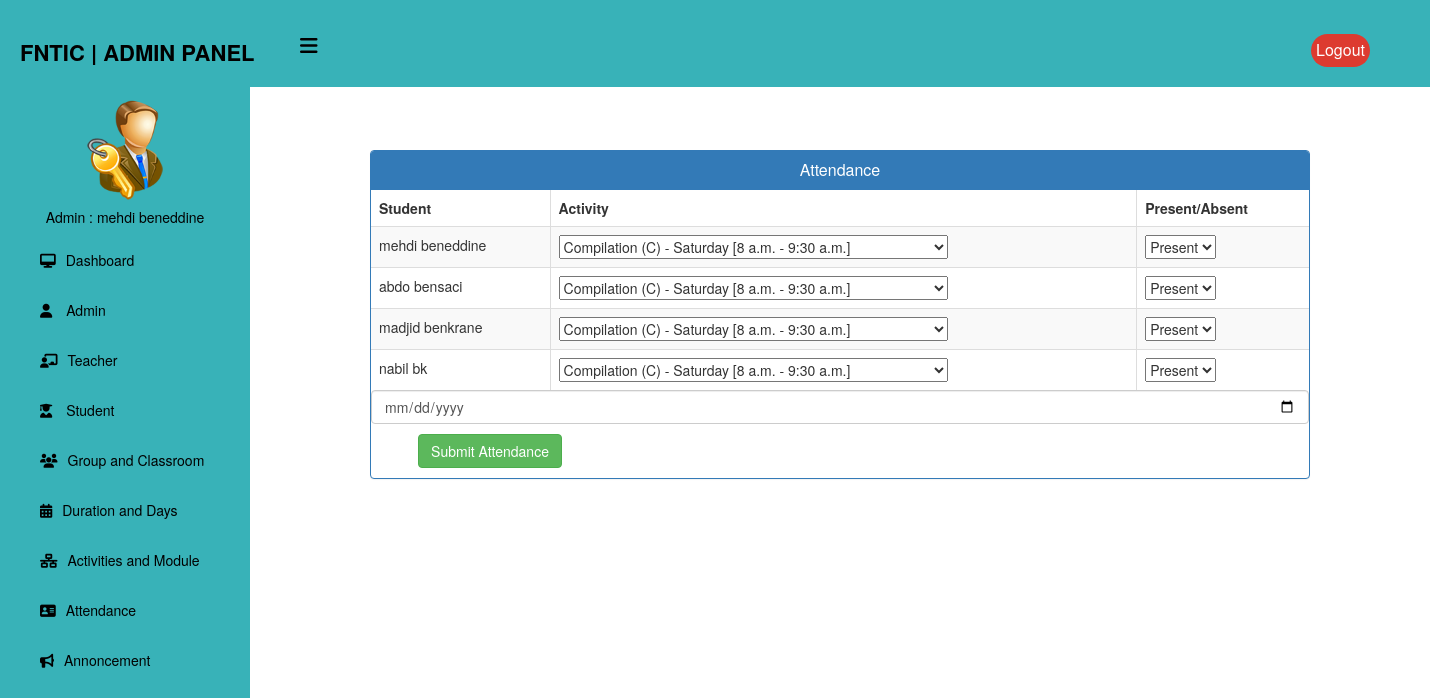
/admin-take-attendance/L3-G1/ (signed in), run on the app's committed database.
### home/models.py (models this page shows, shortened)
class StudentExtra(models.Model):
    user=models.OneToOneField(User,on_delete=models.CASCADE)
    mobile = models.CharField(max_length=40,null=True)
    lv = models.CharField(max_length=10,choices=level,default='L1')
    cl= models.ForeignKey(Group,on_delete=models.CASCADE)
    status=models.BooleanField(default=False)
    @property
    def get_name(self):
        return self.user.first_name+" "+self.user.last_name

class Group(models.Model):
    LEVEL_CHOICES = [
        ('L1', 'L1'),
        ('L2', 'L2'),
        ('L3', 'L3'),
    ]
    name = models.CharField(max_length=60)
    ability = models.PositiveIntegerField(null=True)
    level = models.CharField(max_length=10, choices=LEVEL_CHOICES, default='L1')
    class Meta:
        ordering = ['name']

### home/views.py (the view, shortened to what this page needs)
# urls.py: path('admin-take-attendance/<str:lv>/', views.admin_take_attendance_view,name='admin-take-attendance'),
@login_required(login_url="login")
@user_passes_test(is_admin)
def admin_take_attendance_view(request, lv):
    group = models.Group.objects.get(name=lv)
    students = models.StudentExtra.objects.filter(cl=group)
    activities = models.Activities.objects.filter(group=group).select_related('module', 'duration')
    context = {
        'students': students,
        'group': group,
        'activities': activities,
    }
    return render(request, 'school/admin_take_attendance.html', context)

### home/models.py (called while the page is built)
    def __str__(self):
        return self.name

### home/views.py (called while the page is built)
def is_admin(user):
    return user.groups.filter(name='ADMIN').exists()

### templates/school/admin_take_attendance.html (shortened to what this page needs)
{% extends 'school/adminbase.html' %}
{% load widget_tweaks %}
{% block content %}
<head>
  <link href="//netdna.bootstrapcdn.com/bootstrap/3.0.0/css/bootstrap.min.css" rel="stylesheet" id="bootstrap-css">
</head>
<form method="post">
  <div class="container">
    <br>
    <div class="row attendance-table">
      <div class="panel panel-primary">
        <div class="panel-heading">
          <h6 class="panel-title">Attendance</h6>
        </div>
        <div class="table-responsive">
          <table class="table table-hover table-striped table-bordered" id="dev-table">
            <thead>
              <tr>
                <th>Student</th>
                <th>Activity</th>
                <th>Present/Absent</th>
              </tr>
            </thead>
            <tbody>
              {% for student in students %}
                <tr>
                  <td>{{ student.get_name }}</td>
                  <td>
                    <select name="activity_{{ student.id }}">
                      {% for activity in activities %}
                        <option value="{{ activity.id }}">{{ activity.module.name }} ({{ activity.module.codeM }}) - {{ activity.duration.name }} [{{ activity.duration.start_time }} - {{ activity.duration.end_time }}]</option>
                      {% endfor %}
                    </select>
                  </td>
                  <td>
                    <select name="attendance_{{ student.id }}">
                      <option value="present">Present</option>
                    </select>
                  </td>
                </tr>
              {% endfor %}
            </tbody>
          </table>
        </div>
        <input type="date" name="date" class="form-control" placeholder="Enter Date dd/mm/yyyy">
        <div class="btnSubmit">
          <input type="submit" style="margin-top: 10px; margin-bottom: 10px; margin-right: 700px;" name="submit" class="btn btn-success" value="Submit Attendance" formaction="{% url 'admin-take-attendance' lv=group.name %}">
        </div>
      </div>
    </div>
  </div>
</form>
{% endblock content %}

### templates/school/adminbase.html (shortened to what this page needs)
{% load static %}
<!DOCTYPE html>
<html lang="en" dir="ltr">
<head>
  <link rel="stylesheet" href="https://cdnjs.cloudflare.com/ajax/libs/font-awesome/6.4.0/css/all.min.css">
</head>
<body>
  <header>
    <label for="check">
      <i class="fas fa-bars" id="sidebar_btn"></i>
    </label>
    <div class="left_area">
      <h3>FNTIC | Admin Panel</h3>
    </div>
    <div class="right_area">
      <a href="{%url 'admin_logout'%}" class="logout_btn">Logout</a>
    </div>
  </header>
  <div class="sidebar">
    <center>
      <img src="{% static 'image/admin-icn.png' %}" class="profile_image" alt="">
      <h5>Admin : {{request.user.first_name}} {{ user.last_name }}</h5>
    </center>
    <a href="/admin-dashboard"><i class="fas fa-desktop"></i><span>Dashboard</span></a>
    <a href="/admin-admin"><i class="fas fa-user"></i> <span>Admin</span></a>
    <a href="/admin-teacher"><i class="fas fa-chalkboard-teacher"></i><span>Teacher</span></a>
    <a href="/admin-student"> <i class="fas fa-user-graduate"></i> <span>Student</span></a>
    <a href="/admin-group"><i class="fas fa-users"></i><span>Group and Classroom</span></a>
    <a href="/admin-duration-module"><i class="fas fa-calendar-alt"></i><span>Duration and Days</span></a>
    <a href="/admin-Activities"><i class="fas fa-network-wired"></i><span>Activities and Module</span></a>
    <a href="/admin-attendance"><i class="fas fa-address-card"></i><span>Attendance</span></a>
    <a href="/admin-notice"><i class="fas fa-bullhorn"></i><span>Annoncement</span></a>
  </div>
  <div class="content">
    <br><br><br><br><br>
    {% block content %}
    {% endblock content %}
</body>
</html>

### templates/school/adminbase.html (style rules this page uses)
a:link { text-decoration: none; }
body { margin: 0; padding: 0; font-family: "Roboto", sans-serif; }
header { position: fixed; background: #38b2b8; padding: 20px; width: 100%; z-index: 1; }
.left_area h3 { color: #000; margin: 0px; text-transform: uppercase; font-size: 22px; font-weight: 900; }
.logout_btn { padding: 5px; background: #dd3b30; text-decoration: none; float: right; margin-top: -30px; margin-right: 40px; border-radius: 30px; font-size: 16px; font-weight: 500; color: #fff; transition: 0.5s; }
.sidebar { background: #38b2b8; margin-top: 70px; padding-top: 30px; position: fixed; left: 0; width: 250px; height: 100%; transition: 0.5s; transition-property: left; }
.sidebar .profile_image { width: 100px; height: 100px; border-radius: 100px; margin-bottom: 10px; }
.sidebar h5 { color: #000; text size: 12px; margin-top: 0; margin-bottom: 10px; }
.sidebar a { color: #000; display: block; width: 100%; line-height: 50px; text-decoration: none; padding-left: 40px; box-sizing: border-box; transition: 0.5s; }
.sidebar i { padding-right: 10px; }
label #sidebar_btn { z-index: 1; color: #000; position: fixed; cursor: pointer; left: 300px; font-size: 20px; margin: 5px 0; transition: 0.5s; transition-property: color; }
.content { margin-left: 250px; background-position: center; background-size: cover; height: 100vh; transition: 0.5s; }

### templates/school/admin_take_attendance.html (style rules this page uses)
a:link { text-decoration: none; }
h6 { text-align: center; }
.row { margin: 100px; }
.btnSubmit { text-align: center; }
.attendance-table { margin-top: 30px; }

### data on the page
StudentExtra: get_name "mehdi beneddine", id "Present"
StudentExtra: get_name "abdo bensaci", id "Present"
StudentExtra: get_name "madjid benkrane", id "Present"
StudentExtra: get_name "nabil bk", id "Present"
Group: submit "Submit Attendance"

### other printed values
{{ request.user.first_name }} "mehdi"
{{ user.last_name }} "beneddine"
form field value "Compilation (C) - Saturday [8 a.m. - 9:30 a.m.]"
